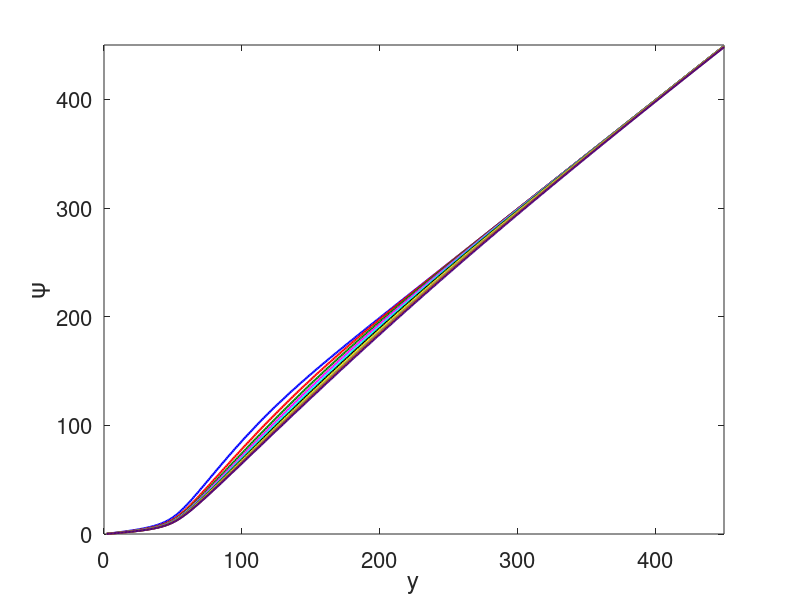

Here is the MATLAB script that generated this plot:
clear all; close all; clc;

% Load snapshot file:
% 1: iter   2: j-index   3: y   4: u   5: v   6: psi   7: vort
x1 = load('case2_psi_ix390_snap_w100.dat');

% Iterations to plot
iters = [20000 40000 60000 80000 100000 ...
         120000 140000 160000 180000 200000];

% Explicit RGB colors (one row per iteration)
% 20000  -> blue
% 40000  -> red
% 60000  -> dark green
% 80000  -> magenta
% 100000 -> cyan
% 120000 -> black
% 140000 -> yellow
% 160000 -> gray
% 180000 -> brownish orange
% 200000 -> dark purple
colors = [
    0.0   0.0   1.0 ;   % blue
    1.0   0.0   0.0 ;   % red
    0.0   0.5   0.0 ;   % dark green
    1.0   0.0   1.0 ;   % magenta
    0.0   1.0   1.0 ;   % cyan
    0.0   0.0   0.0 ;   % black
    1.0   1.0   0.0 ;   % yellow
    0.5   0.5   0.5 ;   % gray
    0.8   0.4   0.0 ;   % brownish orange
    0.3   0.0   0.5     % dark purple
];

figure; hold on;

for k = 1:length(iters)
    it = iters(k);

    % Rows for this iteration
    idx = (x1(:,1) == it);

    y   = x1(idx, 2);   % physical y
    psi = x1(idx, 6);   % stream function ψ at ix = 390

    plot(y, psi, 'LineWidth', 1.5, 'Color', colors(k,:));
end

hold off;
% LaTeX-style axis labels
xlabel('y',  'FontSize', 16);
ylabel('\psi', 'FontSize', 16);

xlim([0 450]);
ylim([0 450]);

set(gca, 'FontSize', 16, 'Box', 'on');

saveas(gcf, 'Bc2_psi_vs_y_w100', 'png');

